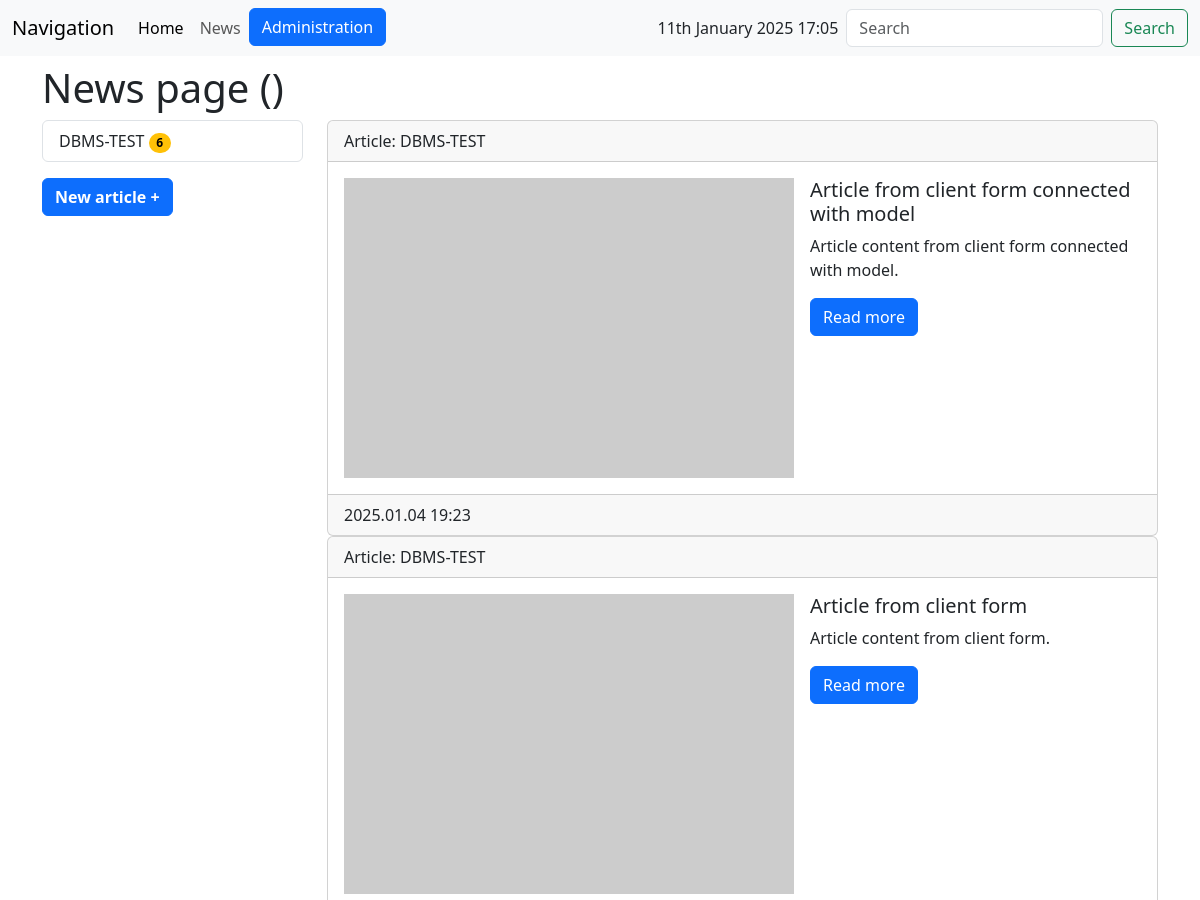
The page /news/ (upper part) on the database as committed earlier.
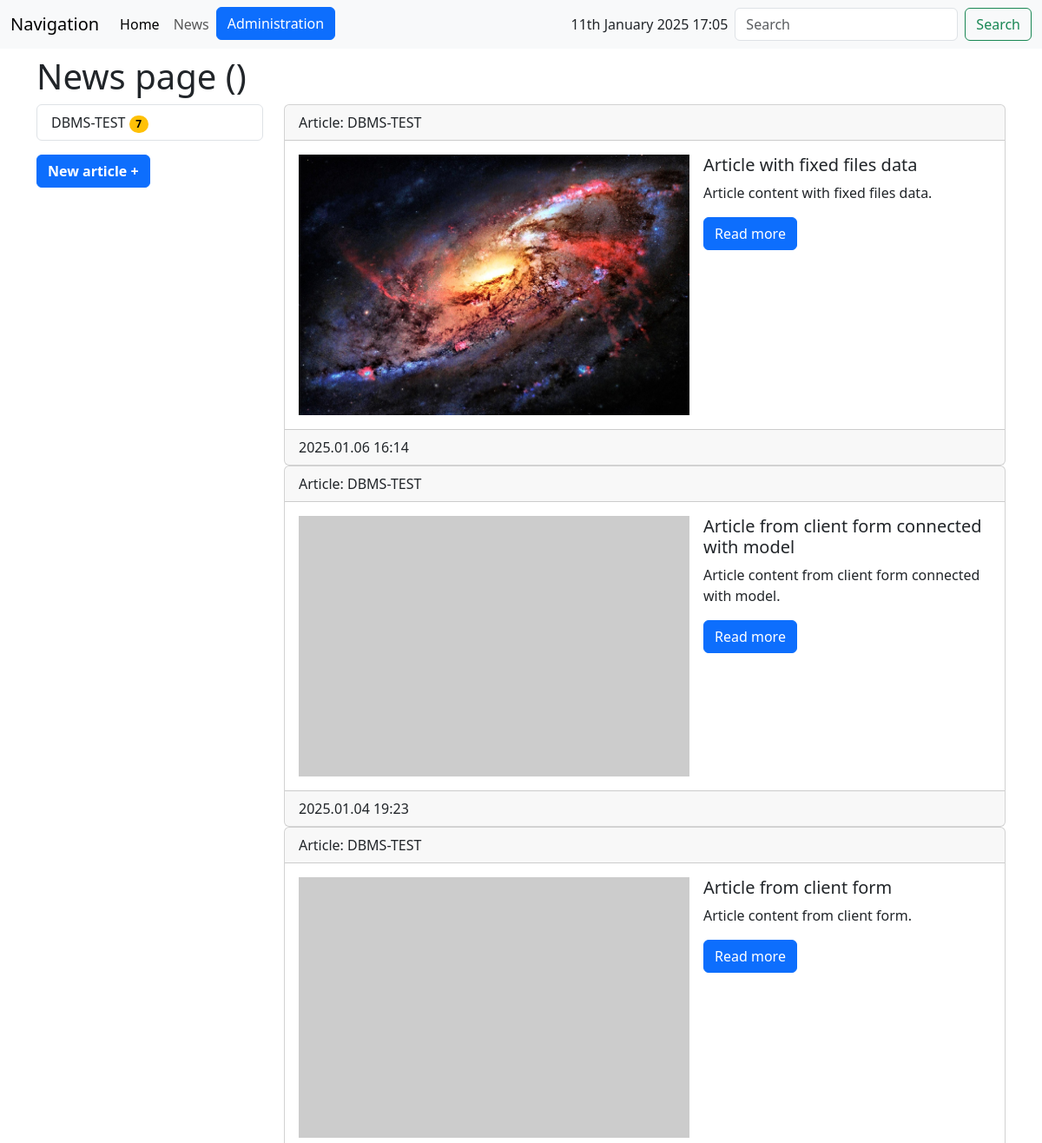
The same page on the database as committed later.
### news/models.py (models this page shows)
class Category(models.Model):
    name = models.CharField('Category name', max_length=50, db_index=True)
    def __str__(self):
        return self.name
    def get_absolute_url(self):
        return reverse_lazy('category', kwargs={"pk": self.pk})
    class Meta:
        verbose_name='Category'
        verbose_name_plural='Categories'
        ordering=['pk']

class Article(models.Model):
    title = models.CharField('Title', max_length=50)
    content = models.TextField('Content', blank=True) # blank means, is this field required
    created_at = models.DateTimeField('Created', auto_now_add=True)
    updated_at = models.DateTimeField('Updated', auto_now=True)
    image = models.ImageField('Image', upload_to='images/%Y/%m/%d/', blank=True)
    is_published = models.BooleanField('Published', default=True)
    """
    models.ForeignKey is used to create a relationship between models,
    specifically to define a "one-to-many" relationship.
    This allows one record in one table (model) to be associated with multiple records in another table.

    Attrs:
        - to (first argument): Specifies the model to which the relationship is established. In the example above, it's Category.
        - on_delete: Determines what happens to the related records if the parent record is deleted.
            - models.CASCADE: Deletes related records.
            - models.PROTECT: Prevents deletion and raises an error.
            - models.SET_NULL: Sets the field to NULL.
            - models.SET_DEFAULT: Sets a default value.
            - models.SET(...): Sets a custom value or function.
            - models.DO_NOTHING: Does nothing.
        - related_name (optional): Specifies the name for the reverse relationship from the related model.
        - null (optional): determines whether this field can store a NULL value in the database, meaning whether it can be empty.

    to create relations ships you can use:
        - ForeignKey
        - ManyToManyField
    """
    category = models.ForeignKey(
        'Category',
        on_delete=models.PROTECT,
        related_name="categories",
        null=True,
    )
    views = models.IntegerField(default=0)
    """
    __str__
    used to provide a string representation of a model object
    and when displaying model objects in the Django admin panel
    """
    def __str__(self):
        return self.title
    def get_absolute_url(self):
        return reverse_lazy('view_article', kwargs={'article_id': self.pk})
    class Meta:
        verbose_name='Article'
        verbose_name_plural='Articles'
        ordering = ['-created_at']

### news/views.py (the view)
# urls.py: path('', HomeNewsList.as_view(), name="news"),
class HomeNewsList(ListView):
    model = Article
    template_name = 'news/news.html'
    context_object_name = 'news'
    """
    if we need to add some extra variables to template
    we can use extra_context dict, but only if is static data
    extra_context = {'page_name': 'page'}
    """
    """
    if our extra data is dinamic, use get_context_data func
    """
    def get_context_data(self, **kwargs):
        context = super().get_context_data(**kwargs)
        context['page_name'] = 'page'
        return context
    def get_queryset(self):
        return Article.objects.filter(is_published=True)

### news/templatetags/news_tags.py (called while the page is built)
@register.simple_tag()
def get_all_categories():
     return Category.objects.annotate(count=Count('categories')).filter(count__gt=0)

@register.inclusion_tag('news/list_categories.html')
def show_all_categories(selected_category=None):
    categories = Category.objects.all()
    return {'categories': categories, 'selected_category': selected_category}

### news/templates/news/news.html (shortened to what this page needs)
{% extends 'base.html' %}
{% block main %}
<div class="container m-0-a mt-2">
  <h1>News {{ page_name }} ({{selected_category.count}}) </h1>
  <div class="row">
    <div class="col-md-3">
        {% include 'inc/_categories.html' %}
        <button class="btn btn-primary mt-3">
          <a href="{% url 'add_article' %}" class="add_article">New article +</a>
        </button>
    </div>
    <div class="col-md-9 mb-2">
      {% for article in news %}
        <div class="card">
            <div class="card-header">
              Article: {{ article.category }}
            </div>
            <div class="card-body flex">
                <div class="media d-flex flex-row">
                    <img src="{% if article.image %}{{ article.image.url }}{% else %}https://picsum.photos/id/870/450/300?grayscale&blur=2{% endif %}"
                      alt="Article image"
                      width="450"
                      height="300"
                      class="me-3"
                    >
                    <div class="media-body">
                        <h5 class="card-title">{{ article.title }}</h5>
                        <p class="card-text">{{ article.content|truncatewords:50 }}.</p>
                        <a href="{{ article.get_absolute_url }}" class="btn btn-primary">Read more</a>
                    </div>
                </div>
            </div>
            <div class="card-footer">
                {{ article.created_at|date:"Y.m.d H:i" }}
            </div>
          </div>
        {% endfor %}
    </div>
  </div>
</div>
{% endblock %}

### templates/inc/_categories.html
{% load news_tags %}
<div class="list-group">
    {% get_all_categories as categories %}
    {% for category in categories %}
        <a
          href="{{ category.get_absolute_url }}"
          class="list-group-item list-group-item-action {% if selected_category.pk == category.pk %} active {% endif %} "
        >
          {{ category.name }}
          <span class="badge text-bg-warning rounded-pill">{{category.count}}</span>
        </a>
    {% endfor %}
</div>

Rows that differ between the two databases and show on the page:
computed for Category "DBMS-TEST": count "6" → "7"
added Article: category "DBMS-TEST", image (picture), title "Article with fixed files data", content "Article content with fixed files data", created_at "2025.01.06 16:14"
